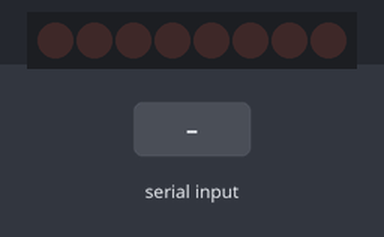
Recording of a sketch running on a simulated Arduino Uno, built with avr-gcc and run on an emulated ATmega328P. On the bench: 8 shift-register outputs drawn as a row of LEDs (first output left, lit = HIGH). Wiring (inferred from the names in the program): shift register (74HC595): data pin 4; shift clock pin 6; latch pin 5; OE pin 3. Wiring (inferred from the signals the program sends): row of LEDs: on Q0, Q1, Q2, Q3, Q4, Q5, Q6, Q7. The inputs (shaded band) are chosen by the test bench.

Above: at 1.2 s.
1.3 s: "A" received over the second serial link
At 2.4 s:
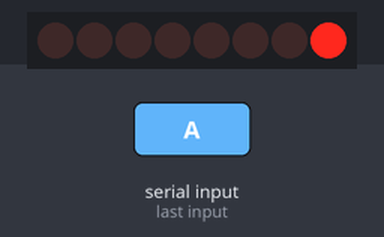
2.8 s: "C" received over the second serial link
At 3.5 s:
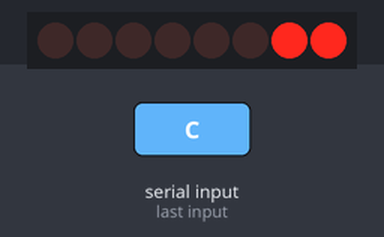
4.3 s: "B" received over the second serial link
At 4.7 s:
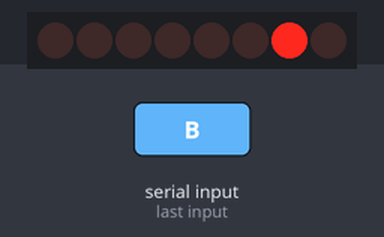
5.8 s: "E" received over the second serial link
At 7.0 s:
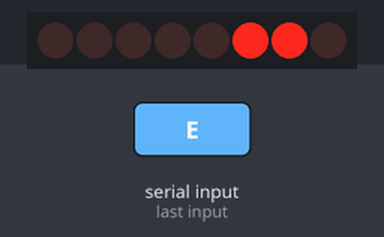
7.3 s: "D" received over the second serial link
At 8.2 s:
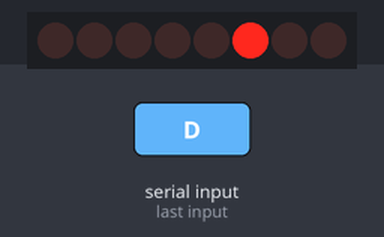
8.8 s: "G" received over the second serial link
At 9.3 s:
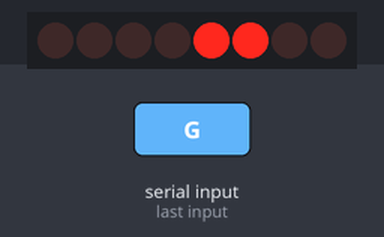
Timing chart, 0 to 11.3 s (numbered marks = the images above; inputs shaded):
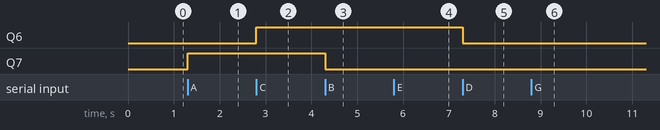

The sketch:

arduino_smart_home_light.ino
```cpp
#include <SoftwareSerial.h>

SoftwareSerial bluetooth(0, 1); // RX, TX

int latchPin = 5;     // Latch pin of 74HC595 is connected to Digital pin 5
int clockPin = 6;     // Clock pin of 74HC595 is connected to Digital pin 6
int dataPin = 4;      // Data pin of 74HC595 is connected to Digital pin 4
int outputEnablePin = 3; // OE pin of 74HC595 is connected to Digital pin 3

byte leds = 0;         // Variable to hold the pattern of which LEDs are currently turned on or off

void setup() {
  pinMode(latchPin, OUTPUT);
  pinMode(dataPin, OUTPUT);
  pinMode(clockPin, OUTPUT);
  pinMode(outputEnablePin, OUTPUT);

  // Set all LEDs to off initially
  updateShiftRegister();

  // Set up Bluetooth serial communication
  bluetooth.begin(9600);
}

void loop() {
  if (bluetooth.available()) {
    char command = bluetooth.read();
    switch (command) {
      case 'A':
        bitSet(leds, 0); // Turn LED 1 on
        break;
      case 'B':
        bitClear(leds, 0); // Turn LED 1 off
        break;
      case 'C':
        bitSet(leds, 1); // Turn LED 2 on
        break;
      case 'D':
        bitClear(leds, 1); // Turn LED 2 off
        break;
      case 'E':
        bitSet(leds, 2); // Turn LED 3 on
        break;
      case 'F':
        bitClear(leds, 2); // Turn LED 3 off
        break;
      case 'G':
        bitSet(leds, 3); // Turn LED 4 on
        break;
      case 'H':
        bitClear(leds, 3); // Turn LED 4 off
        break;
      case 'I':
        bitSet(leds, 4); // Turn LED 5 on
        break;
      case 'J':
        bitClear(leds, 4); // Turn LED 5 off
        break;
      case 'K':
        bitSet(leds, 5); // Turn LED 6 on
        break;
      case 'L':
        bitClear(leds, 5); // Turn LED 6 off
        break;
      case 'M':
        bitSet(leds, 6); // Turn LED 7 on
        break;
      case 'N':
        bitClear(leds, 6); // Turn LED 7 off
        break;
      case 'O':
        bitSet(leds, 7); // Turn LED 8 on
        break;
      case 'P':
        bitClear(leds, 7); // Turn LED 8 off
        break;
    }

    updateShiftRegister();
  }
}

void updateShiftRegister() {
  digitalWrite(latchPin, LOW);
  shiftOut(dataPin, clockPin, LSBFIRST, leds);
  digitalWrite(latchPin, HIGH);
}
```

Measured:
- after the input at 1.3 s, Q7: LOW → HIGH at once
- after the input at 2.8 s, Q6: LOW → HIGH at once
- after the input at 4.3 s, Q7: HIGH → LOW at once
- after the input at 7.3 s, Q6: HIGH → LOW at once
